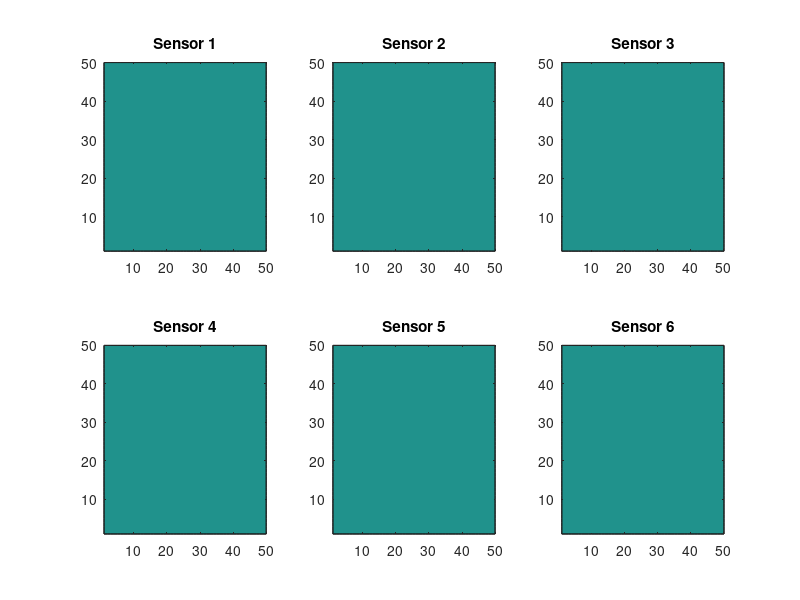

Recreate this plot in MATLAB. (Note: this script raises an error after producing the figure.)
%% %%%%%%%%%%%%%%%%%%%%%%%%%%%%%%%%%%%%%%%%%%%%%%%%%%%%%%%%%%%
%% Multi Sensor-based Distributed Bayesian Estimator
% This code is for distributed bayesian estimator for target positioning and tracking
% (1) Target: Static target with unknown position
% (2) Sensors: Binary sensor with only 0 or 1 measurement
% (3) Strategy: (3.1) Observation Exchange strategy (Neighbourhood or Global-Exchange)
%               (3.2) Probability Map Consensus strategy (single step or multi-step)
%% 2015 June; All Copyright Reserved

clear; clc; close all
Selection = 5;    % select strategies
max_EstStep = 100; % max step
switch Selection
    case 1,  ObservExch='off'; ConsenStep=0;
    case 2,  ObservExch='off'; ConsenStep=10;
    case 3,  ObservExch='sing'; ConsenStep=0;
    case 4,  ObservExch='sing'; ConsenStep=10;
    case 5,  ObservExch='multi'; ConsenStep=0;
    case 6,  ObservExch='multi'; ConsenStep=10;
    otherwise, error('No selection.');
end

%% %%%%%%%%%%%%%%%%%%%%%%%%%%%%%%%%%%%%%%%%%%%%%%%%%%%%%%%%%%%
%% Field Setup
fld.x = 50; fld.y = 50;  % Field size
fld.map = ones(fld.x,fld.y)/(fld.x*fld.y);
[xpt,ypt] = meshgrid(1:fld.x,1:fld.y);

%% Target Steup
fld.tx = 35; fld.ty = 35;% Target position, but unknown to estimator
fld.target.speed=0;
fld.target.dx=-0.5;
fld.target.dy=0.7;

%% Binary Sensor Model


%% Probability Map Consensus setup
ConsenFigure=0; % if 1, draw the concensus steps
% ConsenStep=0;

%% Observation Exchange strategy setup
% ObservExch='multi';  % 'off', 'sing', 'multi'

%% Path Planning setup
hor = 5; % planning horizon
% desired distances among neighboring agents
% desDist = 10*[0 1 sqrt(3) 0 sqrt(3) 1; 
%     1 0 1 sqrt(3) 0 sqrt(3); 
%     sqrt(3) 1 0 1 sqrt(3) 0; 
%     0 sqrt(3) 1 0 1 sqrt(3); 
%     sqrt(3) 0 sqrt(3) 1 0 1; 
%     1 sqrt(3) 0 sqrt(3) 1 0];
desDist = 10*[0 1 sqrt(3) 2 sqrt(3) 1; 
    1 0 1 sqrt(3) 2 sqrt(3); 
    sqrt(3) 1 0 1 sqrt(3) 2; 
    2 sqrt(3) 1 0 1 sqrt(3); 
    sqrt(3) 2 sqrt(3) 1 0 1; 
    1 sqrt(3) 2 sqrt(3) 1 0];

dt = 1; % discretization time
vl = 0; vu = 3; % lower and upper bounds for robot speed

usePathUpdMap = 0; % if 1, each robot update its map based on neighbors' planned path; if 0, no update is conducted
useSimObs = 0; % if 1, each robot simulates the observations for neighbors' planned path

% precompute combinatorial matrix for calculating POD
all_comb = {};
for ii = 1:hor
    all_comb = [all_comb;num2cell(nchoosek(1:hor,ii),2)];
end
%% Multi-Robot Setup
NumOfRobot = 6;
hf1=figure(1); set(hf1,'Position',[50,50,1000,600]); % for filtering cycle
if ConsenFigure==1, hCon=figure(2); set(hCon,'Position',[200,50,1000,600]); end % for consensus cycle
% x_set = 10*([0,sqrt(3)/2,sqrt(3)/2,0,-sqrt(3)/2,-sqrt(3)/2]+1);
% y_set = 10*([1,1/2,-1/2,-1,-1/2,1/2]+2);
x_set = [5:5:30];
y_set = 5*ones(1,NumOfRobot);
for i=1:NumOfRobot
    rbt(i).x = x_set(i)+0.1*rand(1,1); % sensor position.x
    rbt(i).y = y_set(i)+0.1*rand(1,1); % sensor position.x
    rbt(i).speedLimit = 1;
    rbt(i).map = ones(fld.x,fld.y);
    rbt(i).map = rbt(i).map/sum(sum(rbt(i).map));
    subplot(2,3,i); contourf((rbt(i).map)'); hold on; title(['Sensor ',num2str(i)]);
    rbt(i).prob = zeros(fld.x,fld.y);
end

% binary sensor model
k_s = 2*pi*sqrt(det(r.sigma_s)); % normalizing factor
sigmaVal=(fld.x/5)^2+(fld.y/5)^2;
psi_s = 1/2*eye(2)/sigmaVal; % psi for the sensor
% robot colors
rbt(1).color = 'r';
rbt(2).color = 'g';
rbt(3).color = 'y';
rbt(4).color = 'c';
rbt(5).color = 'm';
rbt(6).color = 'w';

%% Communication structure
% rbt(1).neighbour=[2,3,5,6];
% rbt(2).neighbour=[1,3,4,6];
% rbt(3).neighbour=[1,2,4,5];
% rbt(4).neighbour=[2,3,5,6];
% rbt(5).neighbour=[1,3,4,6];
% rbt(6).neighbour=[1,2,4,5];
rbt(1).neighbour=[2,3,4,5,6];
rbt(2).neighbour=[1,3,4,5,6];
rbt(3).neighbour=[1,2,4,5,6];
rbt(4).neighbour=[1,2,3,5,6];
rbt(5).neighbour=[1,2,3,4,6];
rbt(6).neighbour=[1,2,3,4,5];
%% Robot Buffer for Observation Exchange
for i=1:NumOfRobot
    for j=1:NumOfRobot
        rbtBuffer{i}.rbt(j).x=rbt(j).x;
        rbtBuffer{i}.rbt(j).y=rbt(j).y;
        rbtBuffer{i}.rbt(j).z=0;
        rbtBuffer{i}.rbt(j).k=0;
    end
end

%% %%%%%%%%%%%%%%%%%%%%%%%%%%%%%%%%%%%%%%%%%%%%%%%%%%%%%%%%%%%
%% Distributed Bayesian Filter for Target Tracking
count = 1;
% record the time that the mpc solver cannot give a solution and the
% corresponding robot
err.time = [];
err.rbt = [];
while (1) %% Filtering Time Step
    figure(1); clf(hf1);
    %% %%%%%%%%%%%%%%%%%%%%%%%%%%%%%%%
    %% Target Movement
    fld.tx = fld.tx + fld.target.speed * fld.target.dx;
    fld.ty = fld.ty + fld.target.speed * fld.target.dy;
    
    %% Generate measurement and observation probability
    for i=1:NumOfRobot % Robot Iteration
        rbt(i).z = sensorSim(rbt(i).x,rbt(i).y,fld.tx,fld.ty,sigmaVal);
    end
    
    %% %%%%%%%%%%%%%%%%%%%%%%%%%%%%%%%
    %% Bayesian Updating
    switch ObservExch
        %% No observation exch
        case 'off',
            for i=1:NumOfRobot % Robot Iteration
                if rbt(i).z == 1
                    rbt(i).prob = sensorProb(rbt(i).x,rbt(i).y,fld.x,fld.y,sigmaVal);
                elseif rbt(i).z == 0
                    rbt(i).prob = 1 - sensorProb(rbt(i).x,rbt(i).y,fld.x,fld.y,sigmaVal);
                end
                rbt(i).map = rbt(i).map.*rbt(i).prob;
                rbt(i).map = rbt(i).map/sum(sum(rbt(i).map));
            end
            
            %% With single observation exch
        case 'sing',
            for i=1:NumOfRobot % Robot Iteration
                if rbt(i).z == 1
                    rbt(i).prob = sensorProb(rbt(i).x,rbt(i).y,fld.x,fld.y,sigmaVal);
                elseif rbt(i).z == 0
                    rbt(i).prob = 1 - sensorProb(rbt(i).x,rbt(i).y,fld.x,fld.y,sigmaVal);
                end
            end
            for i=1:NumOfRobot
                rbt(i).map = rbt(i).map.*rbt(i).prob;
                for t=rbt(i).neighbour
                    rbt(i).map = rbt(i).map.*rbt(t).prob;
                end
                rbt(i).map = rbt(i).map/sum(sum(rbt(i).map));
            end
            
            %% with Multis-step observation exch
        case 'multi',
            % Observation of each robot
            for i=1:NumOfRobot
                rbtBuffer{i}.rbt(i).x=rbt(i).x;
                rbtBuffer{i}.rbt(i).y=rbt(i).y;
                rbtBuffer{i}.rbt(i).z=rbt(i).z;
                rbtBuffer{i}.rbt(i).k=count;
            end
            % multi-step transmit of observation
            for i=1:NumOfRobot % Robot Iteration
                % for information from neighbours to compare whether it is
                % latest
                tempRbtBuffer{i}=rbtBuffer{i};
                for j=1:NumOfRobot
                    for t=rbt(i).neighbour
                        if (tempRbtBuffer{i}.rbt(j).k <= rbtBuffer{t}.rbt(j).k)
                            tempRbtBuffer{i}.rbt(j).x = rbtBuffer{t}.rbt(j).x;
                            tempRbtBuffer{i}.rbt(j).y = rbtBuffer{t}.rbt(j).y;
                            tempRbtBuffer{i}.rbt(j).z = rbtBuffer{t}.rbt(j).z;
                            tempRbtBuffer{i}.rbt(j).k = rbtBuffer{t}.rbt(j).k;
                        end
                    end
                end
            end
            % return temperary buffer to robut buffer
            for i=1:NumOfRobot
                for j=1:NumOfRobot
                    rbtBuffer{i}.rbt(j).x = tempRbtBuffer{i}.rbt(j).x;
                    rbtBuffer{i}.rbt(j).y = tempRbtBuffer{i}.rbt(j).y;
                    rbtBuffer{i}.rbt(j).z = tempRbtBuffer{i}.rbt(j).z;
                    rbtBuffer{i}.rbt(j).k = tempRbtBuffer{i}.rbt(j).k;
                end
            end
            
            % calculate probility of latest z
            for i=1:NumOfRobot % Robot Iteration
                for j=1:NumOfRobot
                    if rbtBuffer{i}.rbt(j).z == 1
                        rbtBuffer{i}.rbt(j).prob = sensorProb(rbtBuffer{i}.rbt(j).x,rbtBuffer{i}.rbt(j).y,fld.x,fld.y,sigmaVal);
                    elseif rbtBuffer{i}.rbt(j).z == 0
                        rbtBuffer{i}.rbt(j).prob = 1 - sensorProb(rbtBuffer{i}.rbt(j).x,rbtBuffer{i}.rbt(j).y,fld.x,fld.y,sigmaVal);
                    end
                end
            end
            
            % update by bayse rule
            for i=1:NumOfRobot % Robot Iteration
                for j=1:NumOfRobot
                    rbt(i).map=rbt(i).map.*rbtBuffer{i}.rbt(j).prob;
                end
                rbt(i).map=rbt(i).map/sum(sum(rbt(i).map));
            end
            %% Error
        otherwise, error('Observation Communication Error!');
    end
    
    %% %%%%%%%%%%%%%%%%%%%%%%%%%%%%%%%
    %% Plot Local PDFs for Each Sensor After Including Observations
    hf1 = figure (1); 
%     clf(hf1)
    for i=1:NumOfRobot 
        subplot(2,3,i); contourf((rbt(i).map)'); hold on;
        title(['Sensor ',num2str(i), ' Observ.= ',num2str(rbt(i).z)]);
        for j=1:NumOfRobot
            if i==j
                plot(rbt(j).x, rbt(j).y, 's','Color',rbt(j).color,'MarkerSize',8,'LineWidth',3);
            else
                plot(rbt(j).x, rbt(j).y, 'p','Color',rbt(j).color,'MarkerSize',8,'LineWidth',1.5);
            end
            plot(fld.tx, fld.ty, 'c+','MarkerSize',8,'LineWidth',3);
        end
    end
    subplot(2,3,5); xlabel(['Step=',num2str(count)]);
    
    %% %%%%%%%%%%%%%%%%%%%%%%%%%%%%%%%%
    %% Probability Map Consensus
    for i=1:NumOfRobot % Robot Iteration
        rbtCon(i).map=rbt(i).map;
    end
    for ConStep=1:ConsenStep % Consensus cycle
        if ConsenFigure==1, figure(2);clf(hCon); end
        for i=1:NumOfRobot % Robot Iteration
            neighNum=length(rbt(i).neighbour)+1;
            for t=rbt(i).neighbour
                tempRbtCon(i).map=rbtCon(i).map+rbtCon(t).map;
            end
            tempRbtCon(i).map=tempRbtCon(i).map/neighNum;
        end
        % plot local PDFs after concensus
        for i=1:NumOfRobot
            rbtCon(i).map=tempRbtCon(i).map;
            if ConsenFigure==1
                subplot(2,3,i); contourf((rbtCon(i).map)'); title(['Sensor ',num2str(i)]);
                hold on;
                for j=1:NumOfRobot
                    if i==j
                        plot(rbt(j).x, rbt(j).y, 's','Color',rbt(j).color,'MarkerSize',8,'LineWidth',3);
                    else
                        plot(rbt(j).x, rbt(j).y, 'p','Color',rbt(j).color, 'MarkerSize',8,'LineWidth',1.5);
                    end
                end
            end
        end
    end
    for i=1:NumOfRobot % Robot Iteration
        rbt(i).map=rbtCon(i).map;
    end
     
    %% %%%%%%%%%%%%%%%%%%%%%%%%%%%%%%%
    %% Path Planning for Multi-Robots
    % transmit planned path to neighbors
    if count == 1
        % initialize the plan_path
        for i=1:NumOfRobot
            for j=1:NumOfRobot
                rbtBuffer{i}.rbt(j).plan_path = [rbt(j).x;rbt(j).y]*ones(1,hor+1);% the last one is predicted by the robot motion model
            end
        end
    end
    
    if count ~= 1
        % transmit
        for i=1:NumOfRobot
            for j=1:NumOfRobot
                if ismember(j,rbt(i).neighbour)
                    rbtBuffer{i}.rbt(j).plan_path = rbt(j).plan_path;
                end
            end
        end
    end
    
    % define the map used for path planning: plan_map
    for i=1:NumOfRobot      
        rbt(i).plan_map = rbt(i).map;
    end
    % update plan_map based on neighbors's planned path
    if usePathUpdMap == 1 && count ~= 1
        for i=1:NumOfRobot
            for t=rbt(i).neighbour
                tmp_path = rbtBuffer{i}.rbt(t).plan_path;
                tmp_prob = 1;
                for kk = 1:size(tmp_path,2)
                    if useSimObs == 1
                        % simulate the observation result p(z=1)=\sum
                        % p(z|x^t)p(x^t)
                        % probability of detection
                        d_prob = sum(sum(rbt(i).plan_map.*sensorProb(tmp_path(1,kk),tmp_path(2,kk),fld.x,fld.y,sigmaVal)));
                        % simulate observation in planning horizon
                        tmp_obs = (rand(1,1) < d_prob);
                        
                        if tmp_obs == 0
                            tmp_prob = tmp_prob*(1 - sensorProb(tmp_path(1,kk),tmp_path(2,kk),fld.x,fld.y,sigmaVal));
                        elseif tmp_obs == 1
                            tmp_prob = tmp_prob*sensorProb(tmp_path(1,kk),tmp_path(2,kk),fld.x,fld.y,sigmaVal);
                        end
                    elseif useSimObs == 0
                        tmp_prob = tmp_prob*(1 - sensorProb(tmp_path(1,kk),tmp_path(2,kk),fld.x,fld.y,sigmaVal));
                    end
                end
            end
            rbt(i).plan_map = rbt(i).plan_map*tmp_prob;
            rbt(i).plan_map = rbt(i).plan_map/sum(sum(rbt(i).plan_map));
        end
    end
    
    % path planning for each robot    
    for i=1:NumOfRobot 
        % find peak PDF
%         maxValue=max(max(rbt(i).plan_map));
%         [xPeak, yPeak] = find(rbt(i).plan_map == maxValue);
%         rbt(i).peak(:,count) = [xPeak(1);yPeak(1)];
        
        % define varaibles for Yalmip
        x = sdpvar(2,hor+1); % robot state, the current state is the first column [x;y]
%         u = sdpvar(2,hor); % robot input; [v;theta]
        u = sdpvar(2,hor); % robot input; [theta]
        
        %% define objective function
        % find initial solution
        %{
        init_x = zeros(size(x));
        init_u = zeros(size(u));
        init_x(:,1) = [rbt(i).x;rbt(i).y];
        for kk = 1:hor
            ang = calAngle([xPeak(1);yPeak(1)]-init_x(:,kk));
            init_u(kk) = ang;
            init_x(:,kk+1) = init_x(:,kk)+rbt(i).speed*[cos(init_u(kk));sin(init_u(kk))];
        end
%         assign(x,init_x);
%         assign(u,init_u);
        %}
        
        %% obj1: distance to peak position (choose one if there are multiple)
%         obj1 = sum((x(1:2,2)-[xPeak(1);yPeak(1)]).^2);
        obj1 = 0;
        
        %% obj2: probability mass
        obj2 = 0;
        % fit the grid using gmm
        % need to check how matlab decides the k
        %
        k = 1;
        tol = 1e-5;
        [gmm_w,gmm_mu,gmm_sig] = getGmmApprox([xpt(:),ypt(:)],reshape(rbt(i).plan_map',numel(rbt(i).plan_map),1),k,tol);
        
        % objective function to guide the robot towards high probability
        % position at every step
        %{
        for k = 1:hor
            obj2 = obj2+1-calGmmProb(gmm_w,gmm_mu,gmm_sig,x(1:2,k+1));
        end
        %}
        
        % objective function to guide the robot to follow the probability
        % of high info gain
        Af = sdpvar(hor,1); % A funcitons [A_1,...,A_hor], A_1,...A_hor are for future positions
        for ii = 1:hor
            Af(ii) = A_fct2s(x(1:2,ii+1),psi_s);
        end
        
        lambda = zeros(size(gmm_mu));
        psi = cell(size(gmm_sig));
        for j = 1:length(gmm_w)
            alpha = sdpvar(size(all_comb,1),1);
            lambda(:,j) = gmm_sig{j}\gmm_mu(:,j);
            psi{j} = (2*gmm_sig{j})\eye(2);
            Af1 = A_fct2s(lambda(:,j),psi{j});
            tmp_obj = 0;
            tmp_psi_prod = psi{j};
            for kk = 1:size(all_comb,1) % give the term in the form of exp(A_(ij))-exp(A_i)-exp(A_j)+1
                tmp_idx = all_comb{kk};
                tmp_x = x(1:2,tmp_idx+1); % get the corresponding x
                tmp_para = updPara2([lambda(:,j),tmp_x],...
                    cat(3,psi{j},repmat(psi_s,[1,1,length(tmp_idx)])));
                tmp_psi = tmp_para.psi;
                tmp_lambda = tmp_para.lambda;
                %         for ll = 1:length(tmp_idx)
                tmp_psi_prod = tmp_psi_prod*(psi_s)^length(tmp_idx);
                %         end
                tmp_psi_prod = tmp_psi_prod/tmp_psi;
                % it seems that if the robot is stuck in a small region for a few
                % steps, the tmp_psi_prod tends to be singular. Haven't looked into
                % why this happens
                if abs(det(tmp_psi_prod)) < 1e-6
                    tmp_psi_prod = tmp_psi_prod+eye(2)*1e-6;
                end
                tmp_coef = sqrt(det(tmp_psi_prod));
                alpha(kk) = A_fct2s(tmp_lambda,tmp_psi)-Af1-sum(Af(tmp_idx));
                tmp_obj = tmp_obj+(-1)^length(tmp_idx)*k_s^length(tmp_idx)*tmp_coef*exp(alpha(kk));
            end
            if is(tmp_obj,'complex')
                display('complex obj')
            end
            obj1 = obj1+w(j)*(1+tmp_obj);
        end
        
        %% obj3: distance among neighbors
        obj3 = 0;
        %
        peak = [fld.tx;fld.ty];
        tmp_obj = 0;
        for t = rbt(i).neighbour
           tmp_plan_path = rbtBuffer{i}.rbt(t).plan_path;
           tmp_v = x(:,2:end) - tmp_plan_path(:,2:end);
           tmp_vpeak = x(:,2:end) - peak*ones(1,hor);
           for ll = 1:hor
               tmp1 = (tmp_v(1,ll)^2+tmp_v(2,ll)^2)-desDist(i,t)^2;
               tmp2 = tmp_vpeak(1,ll)^2+tmp_vpeak(2,ll)^2;
               if ll == hor
                   tmp_obj = tmp_obj+1*tmp1^2+0.1*tmp2^2;
               else
                   tmp_obj = tmp_obj+tmp1^2+0.1*tmp2^2;
               end
           end
%            tmp_obj = sum((sum(tmp_v.^2,1)-desDist(i,t)^2).^2);
%            tmp_obj = tmp_obj + 0*sum(sum((x(:,2:end)-peak*ones(1,hor)).^2));
%            for ll = 1:size(tmp_v,2)
%                tmp_obj = tmp_obj + tmp_v(1,ll)^2+tmp_v(2,ll)^2-2*sqrtm(tmp_v(1,ll)^2+tmp_v(2,ll)^2)*d(i,t)+d(i,t)^2;
%            end
        end
        obj3 = tmp_obj;
        %}
        
        % define obj
        obj = obj1 + obj2 + obj3;
        
        % define constraints
        constr = [x(:,1) == [rbt(i).x;rbt(i).y]];
        for j = 1:hor
            % kinematic model
%             constr = [constr,x(1:2,j+1) == x(1:2,j)+u(1,j)*[cos(u(2,j));sin(u(2,j))]];
%             constr = [constr,vl <= u(1,j) <= vu];
            constr = [constr,x(:,j+1) == x(:,j)+u(:,j)];
            constr = [constr, x(1:2,j+1) >= [1;1] , x(1:2,j+1) <= [fld.x;fld.y]];
            constr = [constr,u(1,j)^2+u(2,j)^2 <= rbt(i).speedLimit^2];
        end
        
        % solve mpc
%         optset = sdpsettings('solver','fmincon','usex0',1,'debug',0,'verbose',0,...
%         'fmincon.Algorithm','sqp','fmincon.Display','final','fmincon.Diagnostics','off',...
%         'fmincon.TolCon',1e-5,'fmincon.TolFun',1e-5,'fmincon.MaxFunEvals',5000);
        optset = sdpsettings('solver','snopt','usex0',0,'debug',0,'verbose',0);
        sol = optimize(constr,obj,optset);
        if sol.problem == 0
            opt_x = value(x);
            opt_u = value(u);
        else
            err.time = [err.time,count];
            err.rbt = [err.rbt,i];
%             error(sprintf('fail to solve mpc for robot %d',i))
%             opt_x = init_x;
%             opt_u = init_u;
        end                
        
        % predict one-step robot motion and send it to 
%         pre_x = opt_x(1:2,end)+u(1,end)*[cos(u(2,end));sin(u(2,end))];
        pre_x = opt_x(1:2,end)+opt_u(:,end);
        rbt(i).plan_path = [opt_x(:,2:end),pre_x];
        rbt(i).x = opt_x(1,2);
        rbt(i).y = opt_x(2,2);
        rbt(i).opt_x{count} = opt_x;
        rbt(i).opt_u{count} = opt_u;
        
%         % calculate moving direction in unity
%         direction.x=rowOfPeak - rbt(i).x;
%         direction.y=colOfPeak - rbt(i).y;
%         lengthXY=sqrt(direction.x^2 + direction.y^2);
%         direction.x=direction.x/lengthXY;
%         direction.y=direction.y/lengthXY;
%         % move to peak PDF
%         %         rbt(i).x = rbt(i).x + rbt(i).speed * direction.x;
%         %         rbt(i).y = rbt(i).y + rbt(i).speed * direction.y;
%         DistCheck=0;
%         for t=rbt(i).neighbour
%             DistWithNeigh = sqrt((rbt(i).x - rbt(t).x)^2 + (rbt(i).y - rbt(t).y)^2);
%             if DistWithNeigh < 5 % Distance with neighbours are too short
%                 DistCheck = DistCheck + 1;
%             end
%         end
%         if (DistCheck  <= 0) % Enough distance
%             rbt(i).x = rbt(i).x + rbt(i).speed * direction.x;
%             rbt(i).y = rbt(i).y + rbt(i).speed * direction.y;
%         else % Too short distance--> go to random direction
%             rbt(i).x = rbt(i).x - rbt(i).speed * (rand(1)-0.5);
%             rbt(i).y = rbt(i).y - rbt(i).speed * (rand(1)-0.5);
%         end
    end
    
    %% Plot Planned Path
    % Plot plan_map
    hf3 = figure(3); clf(hf3)
    for i=1:NumOfRobot     
        subplot(2,3,i); contourf((rbt(i).plan_map)'); hold on;
        title(['Sensor ',num2str(i), ' Observ.= ',num2str(rbt(i).z)]);
        for j=1:NumOfRobot
            if i==j
                plot(rbt(j).opt_x{count}(1,1), rbt(j).opt_x{count}(2,1), 's','Color',rbt(j).color,'MarkerSize',8,'LineWidth',3);
                plot(rbt(j).opt_x{count}(1,2:end), rbt(j).opt_x{count}(2,2:end), 's','Color',rbt(j).color,'MarkerSize',5,'LineWidth',3);
            else
                plot(rbt(j).opt_x{count}(1,1), rbt(j).opt_x{count}(2,1), '.','Color',rbt(j).color,'MarkerSize',4,'LineWidth',1.5);
                plot(rbt(j).opt_x{count}(1,2:end), rbt(j).opt_x{count}(2,2:end), 'p','Color',rbt(j).color,'MarkerSize',5,'LineWidth',1.5);
            end
            plot(fld.tx, fld.ty, 'c+','MarkerSize',8,'LineWidth',3);
        end
    end
    subplot(2,3,5); xlabel(['Step=',num2str(count)]);
%     pause
    
    % save plots
    file_name1 = sprintf('./figures/5connect/sim_1_0.1/fig1_%d',count);
    saveas(hf1,file_name1,'jpg')
    file_name2 = sprintf('./figures/5connect/sim_1_0.1/fig3_%d',count);
    saveas(hf3,file_name2,'jpg')
    %% %%%%%%%%%%%%%%%%%%%%%%%%%%%%%%%
    %% Terminate Time Cycle
    count = count+1;
    disp(count);
    if count > max_EstStep
        break
    end
    
end